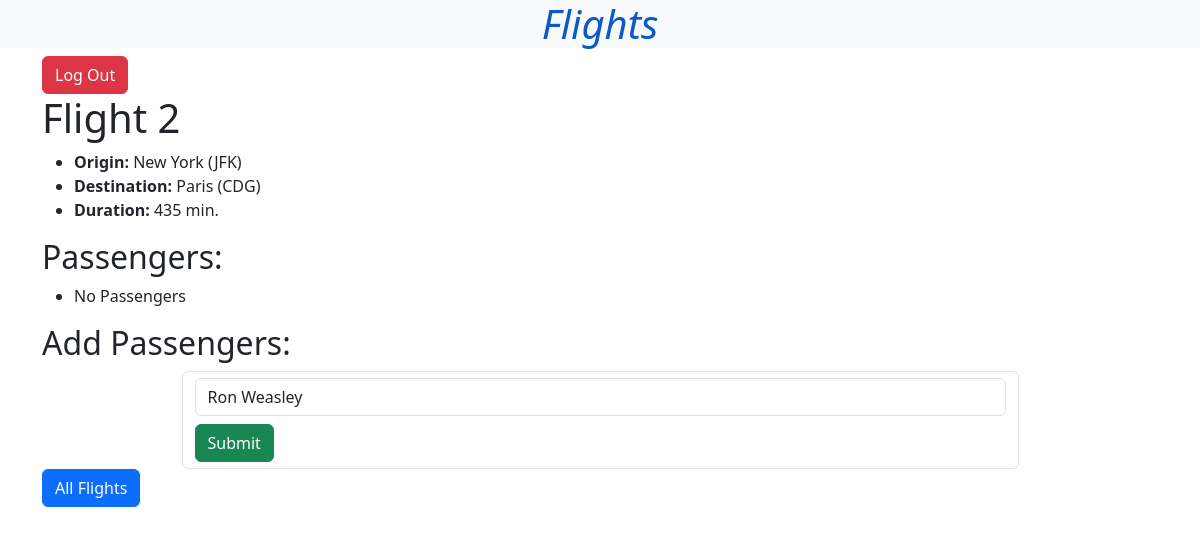
Page /flights/2 (signed in) on the committed database.
### flights/models.py (models this page shows, shortened)
class Flight(models.Model):
    origin = models.ForeignKey(Airport, on_delete=models.CASCADE, related_name="departures")
    destination = models.ForeignKey(Airport, on_delete=models.CASCADE, related_name="arrivals")
    duration = models.IntegerField()

class Airport(models.Model):
    code = models.CharField(max_length=3)
    city = models.CharField(max_length=64)
    def __str__(self):
        return f"{self.city} ({self.code})"

### flights/views.py (the view)
# urls.py: path('<int:flight_id>', views.fligth, name="flight"),
def fligth(request, flight_id):
    if not request.user.is_authenticated:
        return HttpResponseRedirect(reverse("loginView"))
    flight = Flight.objects.get(id=flight_id)
    passangers = flight.passengers.all()
    non_passengers = Passanger.objects.exclude(flights = flight).all()
    return render(request, "flights/flight.html", {
        "flights": flight,
        "passangers": passangers,
        "non_passengers": non_passengers
    })

### flights/models.py (called while the page is built)
    def __str__(self):
        return f"{self.first} {self.last}"

### flights/templates/flights/flight.html (shortened to what this page needs)
{% extends "flights/layout.html" %}
{% block body %}
<a href="{% url 'logoutView' %}" class="btn btn-danger">Log Out</a>
    <h1>Flight {{ flights.id }}</h1>
    <ul>
        <li><b>Origin:</b> {{ flights.origin }}</li>
        <li><b>Destination:</b> {{ flights.destination }}</li>
        <li><b>Duration:</b> {{ flights.duration }} min.</li>
    </ul>
    <h2>Passengers:</h2>
    <ul>
        {% for passanger in passangers %}
            <li>{{ passanger }}</li>
        {% empty %}
            <li>No Passengers</li>
        {% endfor %}
    </ul>
    <h2>Add Passengers:</h2>
    <div class="d-flex justify-content-center">
        <form action="{% url 'book' flights.id %}" class="form-control w-75" method="post">
            <select name="passenger" id="" class="form-control">
                {% for passenger in non_passengers %}
                    <option value="{{ passenger.id }}">{{ passenger }}</option>
                {% endfor %}
            </select>
            <input type="submit" class="btn btn-success mt-2" value="Submit">
        </form>
    </div>
    <a href="{% url 'index' %}" class="btn btn-primary">All Flights</a>
{% endblock %}

### rows in the picture
Flight: id "2", origin "New York (JFK)", destination "Paris (CDG)", duration "435"

### other values in the picture
form field passenger "Ron Weasley"
